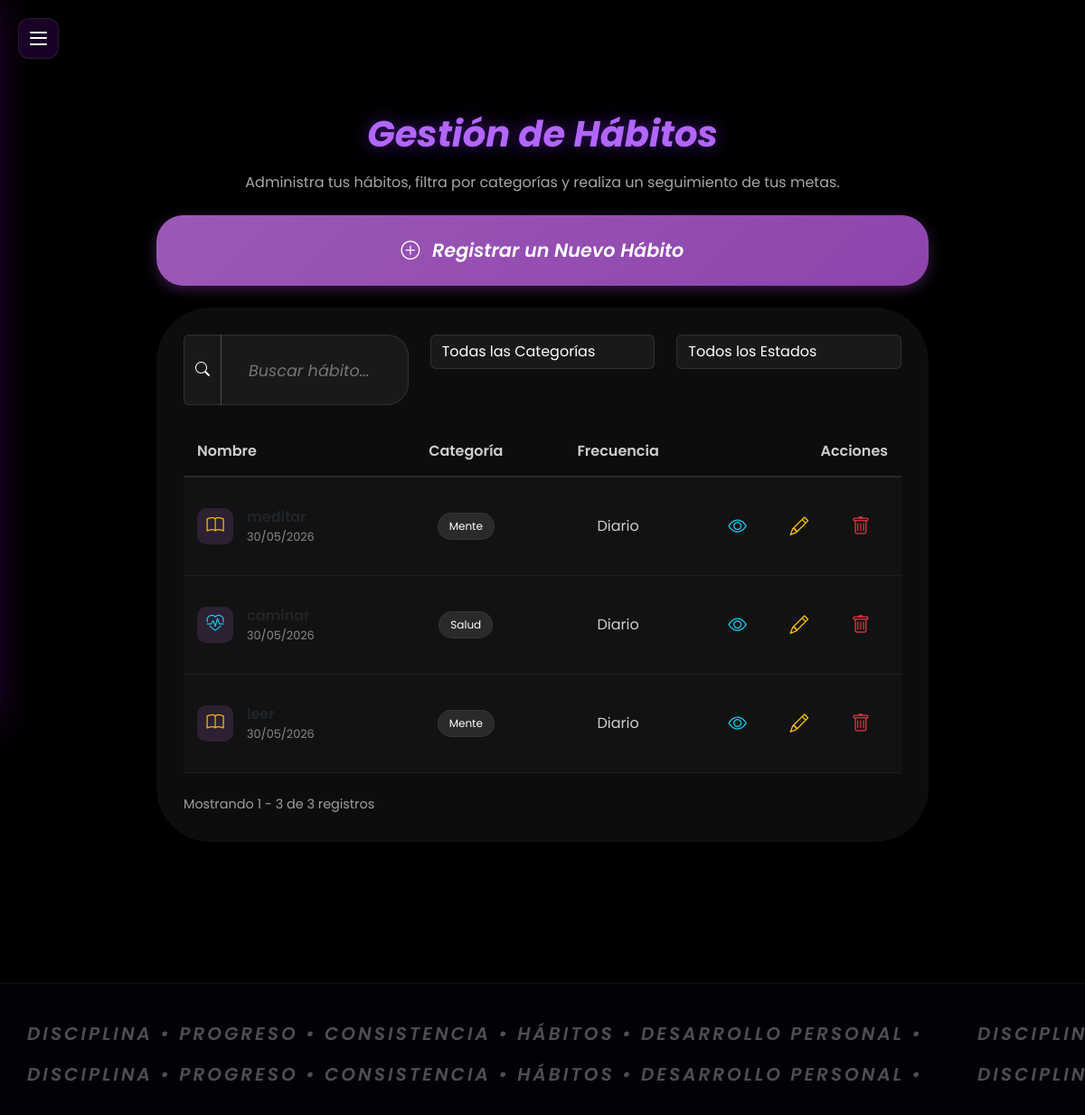
/register_habit (signed in), run on an earlier commit of the app's database.
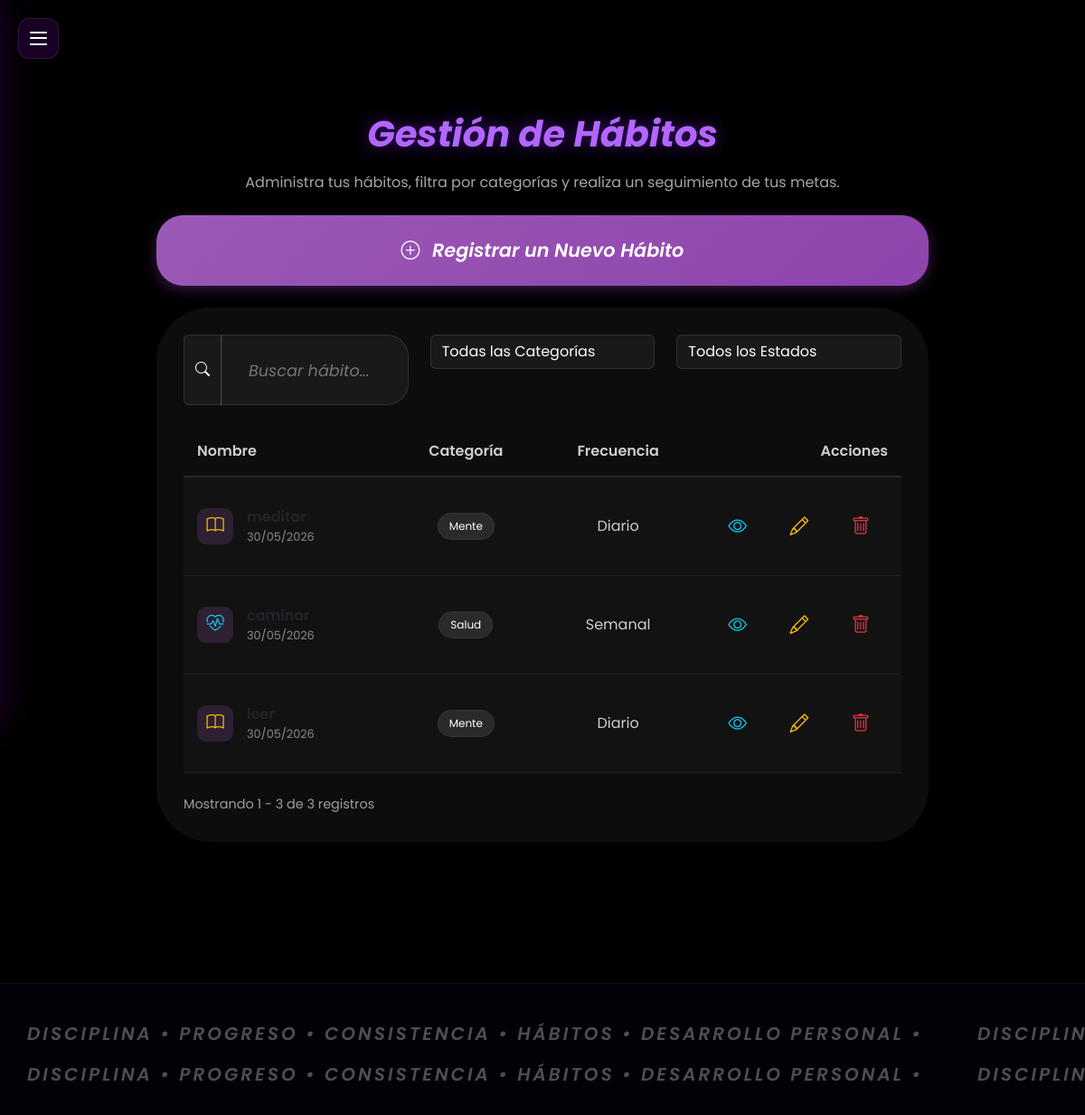
And on a later commit of the database.
### app/models/habitos.py (models this page shows, shortened)
class Habit(db.Model):
    __tablename__ = 'habits'
    idHabit = db.Column(db.Integer, primary_key=True)
    idUser = db.Column(db.Integer, db.ForeignKey('users.idUser'), nullable=False)
    habitName = db.Column(db.String(120), nullable=False)
    habitDesc = db.Column(db.String(255), nullable=True)
    habitFreq = db.Column(db.String(50), nullable=False)
    habitCategory = db.Column(db.String(50), nullable=False)
    habitState = db.Column(db.String(50), default='Activo')
    createdAt = db.Column(db.DateTime, default=datetime.now)

### app/routes/habits_route.py (the view, shortened to what this page needs)
@bp.route('/register_habit', methods=['GET', 'POST'])
@login_required
def register_habit():
    habits = Habit.query.filter_by(idUser=current_user.idUser).order_by(Habit.createdAt.desc()).all()
    return render_template("register/index.html", habits=habits)

### app/templates/register/index.html (shortened to what the changed rows need)
{% extends "base.html" %}
{% block extra_css %}
<link rel="stylesheet" href="{{ url_for('static', filename='css/habits.css') }}">
{% endblock %}
{% block content %}
<div class="login-wrapper" style="flex-direction: column; align-items: center; justify-content: flex-start; padding-top: 8vh; min-height: 85vh; padding-left: 20px; padding-right: 20px; width: 100%;">
    <div class="text-center mb-4 fade-in-section" style="text-align: center; width: 100%; max-width: none !important; display: flex; flex-direction: column; align-items: center; justify-content: center; margin: 0 auto;">
        <h1 style="text-align: center; margin-top: 20px; color: #b366ff; font-style: italic; font-weight: 700; text-shadow: 0 0 18px rgba(138, 40, 255, 0.5);">Gestión de Hábitos</h1>
    </div>
    <div class="card shadow-lg border-0 rounded-lg fade-in-section" style="max-width: 1200px; padding: 30px; width: 100%; margin-bottom: 60px; background: rgba(255, 255, 255, 0.05); backdrop-filter: blur(15px); border: 1px solid rgba(255, 255, 255, 0.1);">
        <div class="table-responsive">
            <table class="table table-borderless align-middle custom-table" style="color: #fff; margin-bottom: 0;">
                <thead style="border-bottom: 2px solid rgba(255, 255, 255, 0.1);">
                    <tr>
                        <th scope="col" style="color: rgba(255, 255, 255, 0.8); font-weight: 600; padding: 15px; background: transparent;">Nombre</th>
                        <th scope="col" style="color: rgba(255, 255, 255, 0.8); font-weight: 600; padding: 15px; background: transparent; text-align: center;">Categoría</th>
                        <th scope="col" style="color: rgba(255, 255, 255, 0.8); font-weight: 600; padding: 15px; background: transparent; text-align: center;">Frecuencia</th>
                        <th scope="col" style="color: rgba(255, 255, 255, 0.8); font-weight: 600; padding: 15px; background: transparent; text-align: right;">Acciones</th>
                    </tr>
                </thead>
                <tbody id="habitsTableBody">
                    {% for habit in habits %}
                    <tr class="habit-row" data-id="{{ habit.idHabit }}" data-name="{{ habit.habitName|lower }}" data-category="{{ habit.habitCategory }}" data-state="{{ habit.habitState }}" data-desc="{{ habit.habitDesc or '' }}" style="background: rgba(255, 255, 255, 0.02); transition: background 0.3s ease;" onmouseover="this.style.background='rgba(255, 255, 255, 0.08)'" onmouseout="this.style.background='rgba(255, 255, 255, 0.02)'">
                        <td style="padding: 15px; border-bottom: 1px solid rgba(255, 255, 255, 0.05); background: transparent;">
                            <div class="d-flex align-items-center">
                                <div style="width: 40px; height: 40px; border-radius: 10px; background: rgba(155, 89, 182, 0.2); display: flex; align-items: center; justify-content: center; margin-right: 15px;">
                                    {% if habit.habitCategory == 'salud' %}
                                        <i class="bi bi-heart-pulse text-info" style="font-size: 1.2rem;"></i>
                                    {% elif habit.habitCategory == 'mente' %}
                                        <i class="bi bi-book text-warning" style="font-size: 1.2rem;"></i>
                                    {% elif habit.habitCategory == 'finanzas' %}
                                        <i class="bi bi-wallet2 text-success" style="font-size: 1.2rem;"></i>
                                    {% else %}
                                        <i class="bi bi-people text-primary" style="font-size: 1.2rem;"></i>
                                    {% endif %}
                                </div>
                                <div>
                                    <div style="font-weight: 600;">{{ habit.habitName }}</div>
                                    <div style="font-size: 0.8rem; color: rgba(255, 255, 255, 0.5);">{{ habit.createdAt.strftime('%d/%m/%Y') }}</div>
                                </div>
                            </div>
                        </td>
                        <td style="padding: 15px; border-bottom: 1px solid rgba(255, 255, 255, 0.05); background: transparent; text-align: center;">
                            <span class="badge" style="background: rgba(255, 255, 255, 0.1); color: #fff; padding: 8px 12px; border-radius: 20px; font-weight: normal; border: 1px solid rgba(255, 255, 255, 0.05);">
                                {{ habit.habitCategory|capitalize }}
                            </span>
                        </td>
                        <td style="padding: 15px; border-bottom: 1px solid rgba(255, 255, 255, 0.05); color: rgba(255, 255, 255, 0.8); background: transparent; text-align: center;">
                            {{ habit.habitFreq|capitalize }}
                        </td>
                        <td style="padding: 15px; border-bottom: 1px solid rgba(255, 255, 255, 0.05); background: transparent;">
                            <div class="d-flex justify-content-end gap-2" style="white-space: nowrap;">
                                <button type="button" class="btn btn-sm btn-outline-info rounded-circle" title="Ver" onclick="openViewModal({{ habit.idHabit }})">
                                    <i class="bi bi-eye"></i>
                                </button>
                                <button type="button" class="btn btn-sm btn-outline-warning rounded-circle" title="Editar" onclick="openEditModal({{ habit.idHabit }}, '{{ habit.habitName|escape }}', '{{ habit.habitDesc|escape }}', '{{ habit.habitFreq }}', '{{ habit.habitCategory }}')">
                                    <i class="bi bi-pencil"></i>
                                </button>
                                <button type="button" class="btn btn-sm btn-outline-danger rounded-circle" title="Eliminar" onclick="openDeleteModal({{ habit.idHabit }}, '{{ habit.habitName|escape }}')">
                                    <i class="bi bi-trash"></i>
                                </button>
                            </div>
                        </td>
                    </tr>
                    {% endfor %}
                </tbody>
            </table>
        </div>
    </div>
</div>
{% endblock %}

What changed in the data, as far as the page shows it:
changed Habit "Salud": habitFreq "Diario" → "Semanal"
